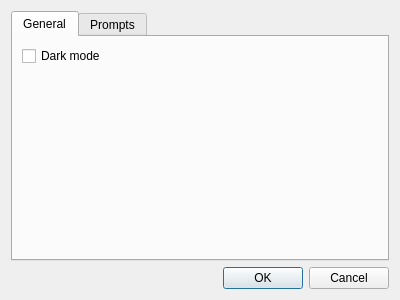
<?xml version="1.0" encoding="UTF-8"?>
<ui version="4.0">
 <class>settingsDialog</class>
 <widget class="QDialog" name="settingsDialog">
  <property name="geometry">
   <rect>
    <x>0</x>
    <y>0</y>
    <width>400</width>
    <height>300</height>
   </rect>
  </property>
  <property name="windowTitle">
   <string>Dialog</string>
  </property>
  <layout class="QVBoxLayout" name="verticalLayout">
   <item>
    <widget class="QTabWidget" name="tabSettingsPages">
     <property name="currentIndex">
      <number>0</number>
     </property>
     <widget class="QWidget" name="tab_General">
      <attribute name="title">
       <string>General</string>
      </attribute>
      <layout class="QVBoxLayout" name="verticalLayout_2">
       <item>
        <widget class="QCheckBox" name="cb_darkMode">
         <property name="text">
          <string>Dark mode</string>
         </property>
        </widget>
       </item>
       <item>
        <spacer name="verticalSpacer">
         <property name="orientation">
          <enum>Qt::Vertical</enum>
         </property>
         <property name="sizeHint" stdset="0">
          <size>
           <width>20</width>
           <height>40</height>
          </size>
         </property>
        </spacer>
       </item>
      </layout>
     </widget>
     <widget class="QWidget" name="tab_Prompts">
      <attribute name="title">
       <string>Prompts</string>
      </attribute>
     </widget>
    </widget>
   </item>
   <item>
    <widget class="QDialogButtonBox" name="buttonBox">
     <property name="orientation">
      <enum>Qt::Horizontal</enum>
     </property>
     <property name="standardButtons">
      <set>QDialogButtonBox::Cancel|QDialogButtonBox::Ok</set>
     </property>
    </widget>
   </item>
  </layout>
 </widget>
 <resources/>
 <connections>
  <connection>
   <sender>buttonBox</sender>
   <signal>accepted()</signal>
   <receiver>settingsDialog</receiver>
   <slot>accept()</slot>
   <hints>
    <hint type="sourcelabel">
     <x>248</x>
     <y>254</y>
    </hint>
    <hint type="destinationlabel">
     <x>157</x>
     <y>274</y>
    </hint>
   </hints>
  </connection>
  <connection>
   <sender>buttonBox</sender>
   <signal>rejected()</signal>
   <receiver>settingsDialog</receiver>
   <slot>reject()</slot>
   <hints>
    <hint type="sourcelabel">
     <x>316</x>
     <y>260</y>
    </hint>
    <hint type="destinationlabel">
     <x>286</x>
     <y>274</y>
    </hint>
   </hints>
  </connection>
 </connections>
</ui>
